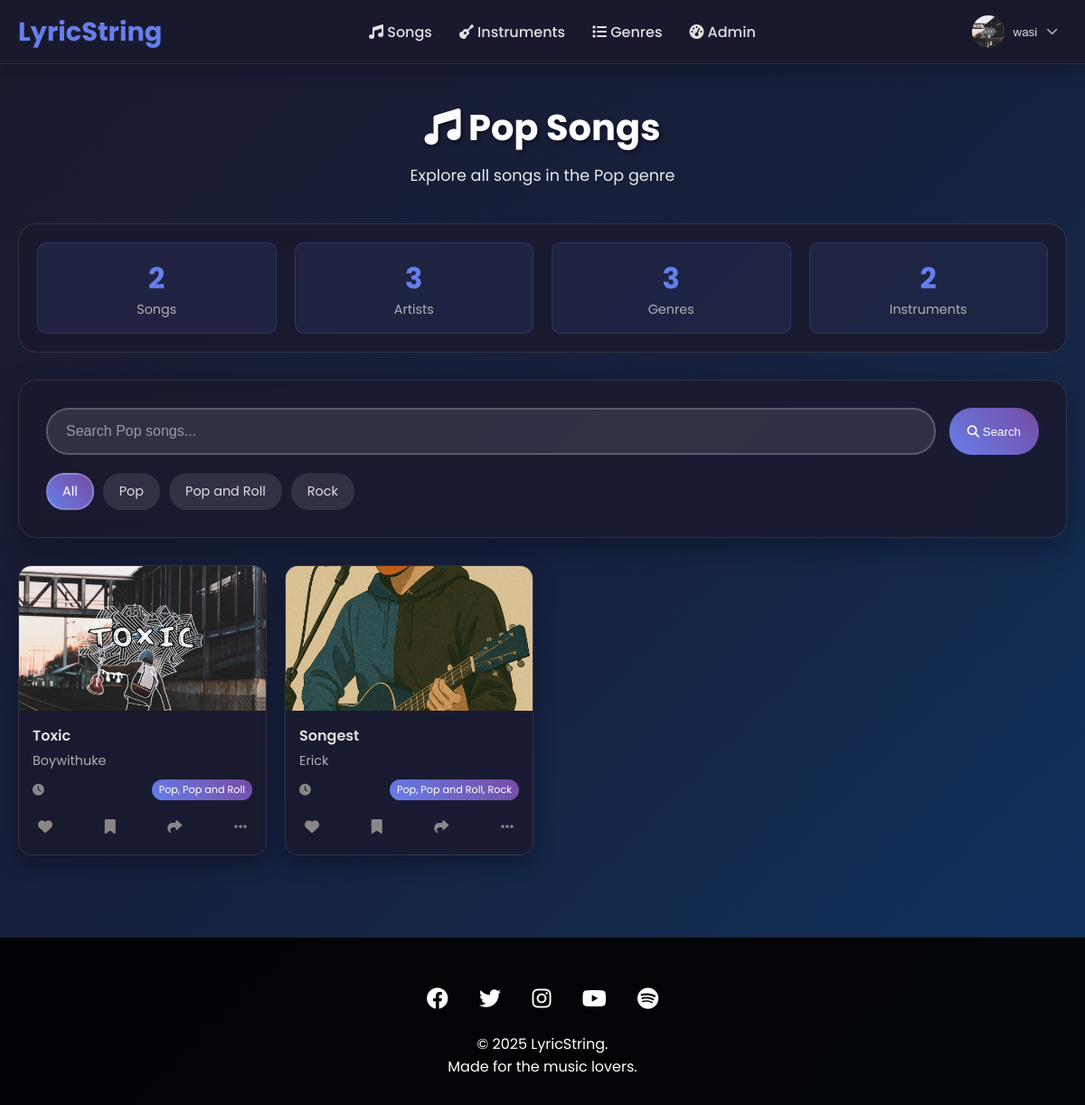
Screenshot of /genres/1/ (signed in) with the database file from the repository.
### users/models.py (models this page shows, shortened)
class CustomUser(AbstractUser):
    username = models.CharField(
        max_length=150,
        unique=True,
        help_text='Required. 150 characters or fewer. Letters, digits and @/./+/-/_ only.',
        validators=[AbstractUser.username_validator],
        error_messages={
            'unique': "A user with that username already exists.",
        },
    )
    bio = models.TextField(blank=True)
    profile_picture = models.ImageField(upload_to='profile_pics/', blank=True)
    location = models.CharField(max_length=100, blank=True)
    website = models.URLField(blank=True)
    social_media = models.CharField(max_length=100, blank=True)
    skill_level = models.CharField(max_length=20, choices=[
        ('beginner', 'Beginner'),
        ('intermediate', 'Intermediate'),
        ('advanced', 'Advanced'),
        ('professional', 'Professional')
    ], default='beginner')
    groups = models.ManyToManyField(
        'auth.Group',
        verbose_name='groups',
        blank=True,
        help_text='The groups this user belongs to. A user will get all permissions granted to each of their groups.',
        related_name="customuser_set",
        related_query_name="user",
    )
    user_permissions = models.ManyToManyField(
        'auth.Permission',
        verbose_name='user permissions',
        blank=True,
        help_text='Specific permissions for this user.',
        related_name="customuser_set",
        related_query_name="user",
    )

### content/models.py (models this page shows, shortened)
class Genre(models.Model):
    name = models.CharField(max_length=50, unique=True)
    description = models.TextField(blank=True)
    icon_class = models.CharField(max_length=50, default='fas fa-music')

class Song(models.Model):
    title = models.CharField(max_length=100)
    artist = models.ForeignKey(Artist, on_delete=models.CASCADE)
    duration = models.DurationField()
    key = models.CharField(max_length=20)
    bpm = models.PositiveIntegerField()
    year = models.PositiveIntegerField()
    genres = models.ManyToManyField(Genre)
    instruments = models.ManyToManyField(Instrument, through='SongInstrument')
    description = models.TextField()
    cover_image = models.ImageField(upload_to='song_covers/', blank=True)
    audio_file = models.FileField(upload_to='song_audio/')
    created_at = models.DateTimeField(auto_now_add=True)
    liked_by = models.ManyToManyField(settings.AUTH_USER_MODEL, related_name='liked_songs')
    saved_by = models.ManyToManyField(settings.AUTH_USER_MODEL, related_name='saved_songs')

class Artist(models.Model):
    name = models.CharField(max_length=100)
    bio = models.TextField(blank=True)
    genres = models.ManyToManyField(Genre)

### content/views.py (the view)
# urls.py: path('genres/<int:genre_id>/', views.genre_songs_view, name='genre_songs'),
def genre_songs_view(request, genre_id):
    genre = get_object_or_404(Genre, pk=genre_id)
    songs = Song.objects.filter(
        genres=genre
    ).select_related('artist').prefetch_related('genres').distinct()
    all_genres = Genre.objects.all()
    context = {
        'genre': genre,
        'songs': songs,
        'genres': all_genres,
        'total_songs': songs.count(),
        'total_artists': Artist.objects.count(),
        'total_genres': Genre.objects.count(),
        'total_instruments': Instrument.objects.count(),
    }
    return render(request, 'content/genre_songs.html', context)

### templates/content/genre_songs.html (shortened to what this page needs)
{% extends "base.html" %}
{% load static %}
{% block content %}
<link rel="stylesheet" href="{% static 'css/song_list.css' %}">
<div class="page-header">
    <h1><i class="{{ genre.icon_class }}"></i> {{ genre.name }} Songs</h1>
    <p>Explore all songs in the {{ genre.name }} genre</p>
</div>
<div class="stats-section">
    <div class="stats-grid">
        <div class="stat-item">
            <div class="stat-number">{{ total_songs }}</div>
            <div class="stat-label">Songs</div>
        </div>
        <div class="stat-item">
            <div class="stat-number">{{ total_artists }}</div>
            <div class="stat-label">Artists</div>
        </div>
        <div class="stat-item">
            <div class="stat-number">{{ total_genres }}</div>
            <div class="stat-label">Genres</div>
        </div>
        <div class="stat-item">
            <div class="stat-number">{{ total_instruments }}</div>
            <div class="stat-label">Instruments</div>
        </div>
    </div>
</div>
<div class="search-section">
    <div class="search-bar">
        <input type="text" class="search-input" placeholder="Search {{ genre.name }} songs...">
        <button class="btn btn-primary">
            <i class="fas fa-search"></i> Search
        </button>
    </div>
    <div class="filter-tags">
        <span class="filter-tag active">All</span>
        {% for g in genres %}
        <span class="filter-tag">{{ g.name }}</span>
        {% endfor %}
    </div>
</div>
<div class="songs-grid">
    {% for song in songs %}
    <a href="{% url 'song_detail' song.id %}" class="song-card-link">
        <div class="song-card">
            <div class="song-cover">
            </div>
            <div class="song-info">
                <div class="song-title">{{ song.title }}</div>
                <div class="song-artist">{{ song.artist.name }}</div>
                <div class="song-details">
                    <span><i class="fas fa-clock"></i> {{ song.duration|time:"i:s" }}</span>
                    <span class="song-genre">
                        {% for g in song.genres.all %}
                        {{ g.name }}{% if not forloop.last %}, {% endif %}
                        {% endfor %}
                    </span>
                </div>
                <div class="song-actions">
                    <button class="action-btn" title="Like">
                        <i class="fas fa-heart"></i>
                    </button>
                    <button class="action-btn" title="Save">
                        <i class="fas fa-bookmark"></i>
                    </button>
                    <button class="action-btn" title="Share">
                        <i class="fas fa-share"></i>
                    </button>
                    <button class="action-btn" title="More options">
                        <i class="fas fa-ellipsis-h"></i>
                    </button>
                </div>
            </div>
        </div>
    </a>
    {% empty %}
    <div class="no-songs" style="grid-column: 1 / -1; text-align: center; padding: 40px;">
        <i class="fas fa-music" style="font-size: 3rem; color: #667eea; margin-bottom: 20px;"></i>
        <h3>No songs found in {{ genre.name }} genre</h3>
        <p>Check back later for new content!</p>
    </div>
    {% endfor %}
</div>
{% endblock %}

### templates/base.html (shortened to what this page needs)
{% load static %}
<!DOCTYPE html>
<html lang="en">
<head>
    <link rel="stylesheet" href="https://cdnjs.cloudflare.com/ajax/libs/font-awesome/6.4.0/css/all.min.css">
    <link rel="stylesheet" href="{% static 'css/styles.css' %}">
    <link rel="stylesheet" href="{% static 'css/base.css' %}">
</head>
<body>
    <header class="header">
        <nav class="nav-container">
            <a href="/" class="logo">
                LyricString
            </a>
            <ul class="nav-menu">
                <li><a href="/"><i class="fas fa-music"></i> Songs</a></li>
                <li><a href="/instruments/"><i class="fas fa-guitar"></i> Instruments</a></li>
                <li><a href="/genres/"><i class="fas fa-list"></i> Genres</a></li>
                {% if user.is_staff %}
                <li><a href="/dashboard/"><i class="fas fa-tachometer-alt"></i> Admin</a></li>
                {% endif %}
            </ul>
            <div class="user-actions">
                {% if user.is_authenticated %}
                <div class="user-profile">
                    <div class="profile-dropdown">
                        <button class="profile-btn">
                            {% if user.profile_picture %}
                            <img src="{{ user.profile_picture.url }}" alt="{{ user.username }}" class="profile-pic">
                            {% else %}
                            <div class="profile-pic default"><i class="fas fa-user"></i></div>
                            {% endif %}
                            <span class="username">{{ user.username }}</span>
                            <i class="fas fa-chevron-down dropdown-icon"></i>
                        </button>
                    </div>
                </div>
                {% else %}
                <a href="{% url 'login' %}" class="btn btn-outline">Sign in</a>
                <a href="{% url 'register' %}" class="btn btn-primary">Sign up</a>
                {% endif %}
            </div>
        </nav>
    </header>
    <main class="main-content">
        {% block content %}{% endblock %}
    </main>
    <footer class="footer">
        <div class="footer-content">
            <div class="social-links">
                <a href="#"><i class="fab fa-facebook"></i></a>
                <a href="#"><i class="fab fa-twitter"></i></a>
                <a href="#"><i class="fab fa-instagram"></i></a>
                <a href="#"><i class="fab fa-youtube"></i></a>
                <a href="#"><i class="fab fa-spotify"></i></a>
            </div>
            <p>&copy; 2025 LyricString.</p>
            <p>Made for the music lovers.</p>
        </div>
    </footer>
</body>
</html>

### static/css/song_list.css (style rules this page uses)
.page-header { text-align: center; margin-bottom: 40px; color: white; }
.page-header h1 { font-size: 2.5rem; margin-bottom: 10px; text-shadow: 2px 2px 4px rgba(0,0,0,0.5); }
.page-header p { font-size: 1.1rem; opacity: 0.9; }
.search-section { background: rgba(26, 26, 46, 0.8); backdrop-filter: blur(10px); border-radius: 20px; padding: 30px; margin-bottom: 30px; box-shadow: 0 10px 30px rgba(0,0,0,0.3); border: 1px solid rgba(255, 255, 255, 0.1); }
.search-bar { display: flex; gap: 15px; margin-bottom: 20px; }
.search-input { flex: 1; padding: 15px 20px; border: 2px solid rgba(255, 255, 255, 0.2); border-radius: 25px; font-size: 1rem; transition: border-color 0.3s ease; background: rgba(255, 255, 255, 0.1); color: #e0e0e0; }
.search-input::placeholder { color: rgba(224, 224, 224, 0.6); }
.filter-tags { display: flex; gap: 10px; flex-wrap: wrap; }
.filter-tag { padding: 8px 16px; background: rgba(255, 255, 255, 0.1); border-radius: 20px; font-size: 0.9rem; cursor: pointer; transition: all 0.3s ease; border: 2px solid transparent; color: #e0e0e0; }
.filter-tag:hover, .filter-tag.active { background: linear-gradient(45deg, #667eea, #764ba2); color: white; border-color: rgba(255, 255, 255, 0.2); }
.songs-grid { display: grid; grid-template-columns: repeat(5, 1fr); gap: 20px; margin-top: 30px; }
.song-card { background: rgba(26, 26, 46, 0.8); backdrop-filter: blur(10px); border-radius: 15px; overflow: hidden; box-shadow: 0 8px 25px rgba(0,0,0,0.3); transition: all 0.3s ease; cursor: pointer; border: 1px solid rgba(255, 255, 255, 0.1); }
.song-cover { width: 100%; height: 160px; background: linear-gradient(45deg, #667eea, #764ba2); display: flex; align-items: center; justify-content: center; position: relative; overflow: hidden; }
.song-info { padding: 15px; }
.song-title { font-size: 1rem; font-weight: 600; margin-bottom: 5px; color: #e0e0e0; }
.song-artist { color: #b0b0b0; margin-bottom: 10px; font-size: 0.9rem; }
.song-details { display: flex; justify-content: space-between; align-items: center; margin-bottom: 15px; font-size: 0.8rem; color: #888; }
.song-genre { background: linear-gradient(45deg, #667eea, #764ba2); color: white; padding: 3px 8px; border-radius: 12px; font-size: 0.7rem; }
.song-actions { display: flex; justify-content: space-between; align-items: center; }
.action-btn { background: none; border: none; font-size: 1rem; cursor: pointer; padding: 6px; border-radius: 50%; transition: all 0.3s ease; color: #888; }
.stats-section { background: rgba(26, 26, 46, 0.8); backdrop-filter: blur(10px); border-radius: 20px; padding: 20px; margin-bottom: 30px; text-align: center; border: 1px solid rgba(255, 255, 255, 0.1); }
.stats-grid { display: grid; grid-template-columns: repeat(auto-fit, minmax(150px, 1fr)); gap: 20px; }
.stat-item { padding: 15px; border-radius: 10px; background: rgba(102, 126, 234, 0.1); border: 1px solid rgba(102, 126, 234, 0.2); }
.stat-number { font-size: 2rem; font-weight: 700; color: #667eea; }
.stat-label { color: #b0b0b0; font-size: 0.9rem; }
.song-card-link { text-decoration: none; color: inherit; display: block; }
@media (max-width: 1200px) { .songs-grid { grid-template-columns: repeat(4, 1fr); } }

### templates/content/genre_songs.html (style rules this page uses)
.song-card-link { text-decoration: none; color: inherit; display: block; }
.song-cover { width: 100%; height: 160px; background: linear-gradient(45deg, #667eea, #764ba2); display: flex; align-items: center; justify-content: center; position: relative; overflow: hidden; }

### rows the page displays
CustomUser: profile_picture (picture), username "wasi"
Genre: name "Pop", name "Search Pop songs..."
Genre: name "Pop and Roll"
Genre: name "Rock"
Song: title "Toxic", artist.name "Boywithuke"
Song: title "Songest", artist.name "Erick"

### other values shown
{{ total_songs }} "2"
{{ total_artists }} "3"
{{ total_genres }} "3"
{{ total_instruments }} "2"
